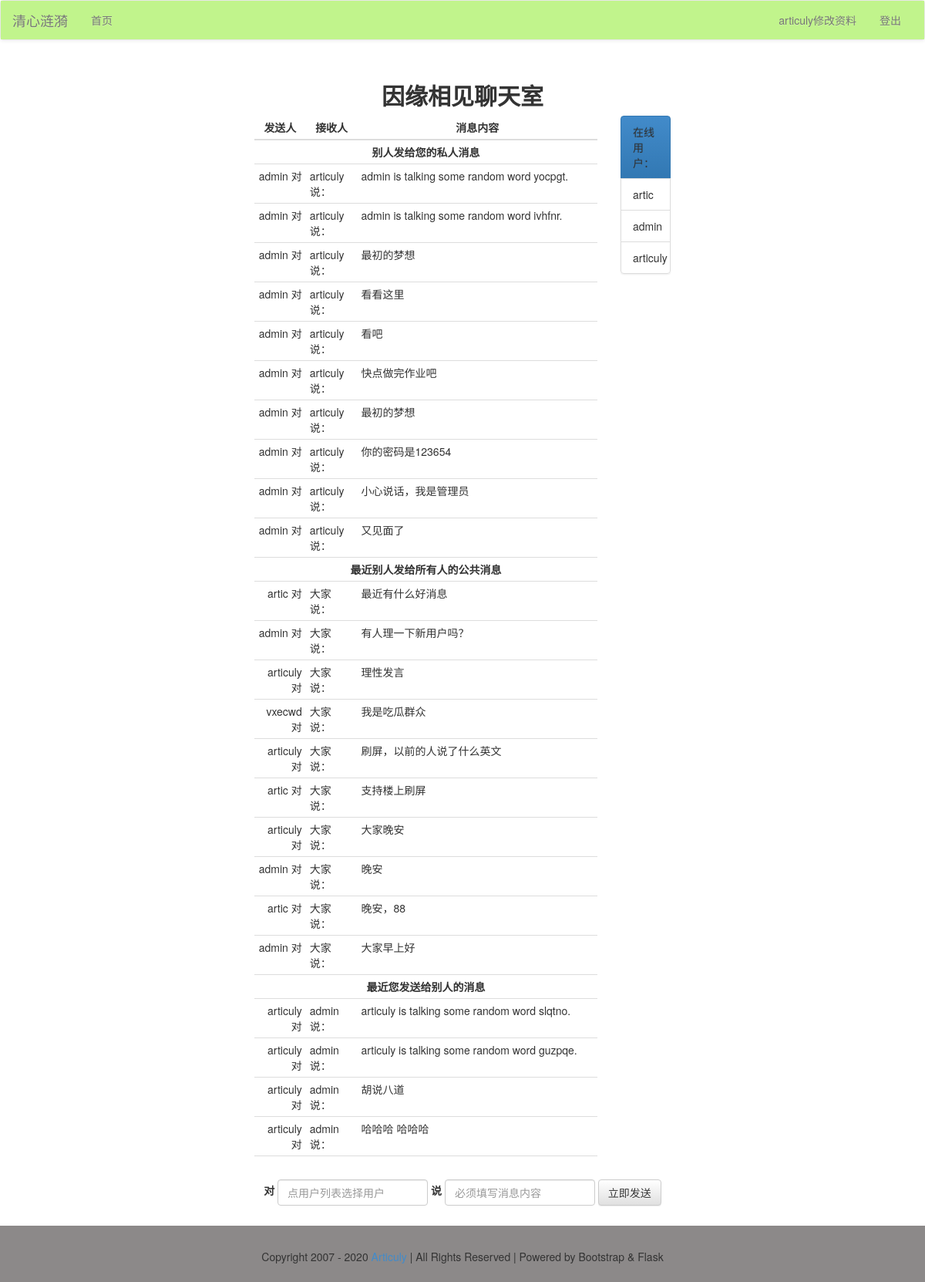
Page /chat/chatroom (signed in) on the committed database.
### models.py (models this page shows)
class Message(db.Model):
    id = db.Column(db.Integer, primary_key=True, autoincrement=True)
    send_time = db.Column(db.DateTime, default=datetime.now)
    content = db.Column(db.String, nullable=True)
    from_user = db.Column(db.String, db.ForeignKey('user.username'))
    to_user = db.Column(db.String)

### views/chatroom.py (the view, shortened to what this page needs)
@chat_app.route('/chatroom', methods=['get', 'post'])
@login_required
def chatroom():
    session['userList'] = app.userList
    if session['user'] not in app.userList:  # 确保session['userList']没有将当前漏用户
        session['userList'].append(session['user'])
    print(session['user'], '→在线用户', session['userList'])
    if request.method == 'GET':  # 当用户刷新页面取得最新的三类消息列表
        receive_messages = db.session.query(Message).filter(Message.to_user == session['user']).order_by(
            Message.send_time.desc()).all()
        receive_messages.reverse()  # 让最新消息显示在下方
        receive_messages = receive_messages[-20:]  # 截取最新20条消息
        public_messages = db.session.query(Message).filter(
            (Message.to_user == None) | (Message.to_user == "")).order_by(Message.send_time.desc()).all()
        public_messages.reverse()
        public_messages = public_messages[-10:]
        recent_messages = db.session.query(Message).filter(Message.from_user == session['user'],
                                                    Message.to_user != "").order_by(Message.send_time.desc()).all()
        recent_messages.reverse()
        recent_messages = recent_messages[-20:]
        return render_template('chat/chatroom.html', receive_messages=receive_messages, public_messages=public_messages,
                               recent_messages=recent_messages)

### app.py (called while the page is built)
@app.context_processor
def account():
    username = session.get('user')
    return {'username': username, 'userList': userList}

### libs.py (called while the page is built)
def login_required(func):
    @wraps(func)
    def decorator_nest(*args, **kwargs):
        if not 'user' in session:
            return redirect(url_for('login'))
        else:
            print(func)
            return func(*args, **kwargs)
    return decorator_nest

### templates/chat/chatroom.html (shortened to what this page needs)
{% extends'base.html' %}
{% block content %}
    <div class="container-fluid">
        <div class="row">
            <div class="main col-lg-6 col-lg-offset-3 col-md-8 col-md-offset-2 col-sm-10 col-sm-offset-1 col-xs-12">
                <h2 class="text-center"><b>因缘相见聊天室</b></h2>
                <div class="col-xs-10" id="message-table">
                    <table class="table table-hover table-condensed">
                        <thead>
                        <tr>
                            <th class="text-center" style="width: 15%">
                                发送人
                            </th>
                            <th class="text-center" style="width: 15%">
                                接收人
                            </th>
                            <th class="text-center" style="width: 70%">
                                消息内容
                            </th>
                        </tr>
                        </thead>
                        <tbody>
                        {% if receive_messages %}
                            <tr id="private">
                                <td colspan="3" class="text-center"><b>别人发给您的私人消息</b></td>
                            </tr>
                            {% for message in receive_messages %}
                                <tr>
                                    <td class="text-right">{{ message.from_user }} 对</td>
                                    <td class="text-left">{{ message.to_user }} 说：</td>
                                    <td>{{ message.content }}</td>
                                </tr>
                            {% endfor %}
                        {% endif %}
                        <tr id="public">
                            <td colspan="3" class="text-center"><b>最近别人发给所有人的公共消息</b></td>
                        </tr>
                        {% for message in public_messages %}
                            <tr>
                                <td class="text-right">{{ message.from_user }} 对</td>
                                <td class="text-left">大家 说：</td>
                                <td>{{ message.content }}</td>
                            </tr>
                        {% endfor %}
                        <tr id="recent">
                            <td colspan="3" class="text-center"><b>最近您发送给别人的消息</b></td>
                        </tr>
                        {% for message in recent_messages %}
                            <tr>
                                <td class="text-right">{{ message.from_user }} 对</td>
                                <td class="text-left">{{ message.to_user }} 说：</td>
                                <td>{{ message.content }}</td>
                            </tr>
                        {% endfor %}
                        <tr id="before_table_end">
                        <tr>
                            <td class="text-right"></td>
                            <td class="text-left"></td>
                            <td></td>
                        </tr>
                        </tbody>
                    </table>
                </div>
                <div class="col-xs-2" id="user-list">
                    <ul class="list-group">
                        <li class="list-group-item list-group-item-action active">在线用户：</li>
                        {% for usr in userList %}
                            <li id="user_{{ usr }}"
                                class="list-group-item list-group-item-action">{{ usr }}</li>
                        {% endfor %}
                    </ul>
                </div>
                <div class="row">
                    <div class="col-xs-12" id="sender">
                        <form class="form-inline text-center">
                            <div class="form-group">
                                <label for="to_user">对</label>
                                <input type="text" class="form-control" id="to_user" placeholder="点用户列表选择用户">
                            </div>
                            <div class="form-group">
                                <label for="content">说</label>
                                <input type="text" class="form-control" id="content"
                                       placeholder="必须填写消息内容">
                            </div>
                            <button type="button" class="btn btn-default" id="send_btn">立即发送</button>
                        </form>
                    </div>
                </div>
            </div>
        </div>
    </div>
{% endblock %}

### rows in the picture
Message: from_user "admin", to_user "articuly", content "admin is talking some random word yocpgt."
Message: from_user "admin", to_user "articuly", content "admin is talking some random word ivhfnr."
Message: from_user "admin", to_user "articuly", content "最初的梦想"
Message: from_user "admin", to_user "articuly", content "看看这里"
Message: from_user "admin", to_user "articuly", content "看吧"
Message: from_user "admin", to_user "articuly", content "快点做完作业吧"
Message: from_user "admin", to_user "articuly", content "最初的梦想"
Message: from_user "admin", to_user "articuly", content "你的密码是123654"
Message: from_user "admin", to_user "articuly", content "小心说话，我是管理员"
Message: from_user "admin", to_user "articuly", content "又见面了"
Message: from_user "artic", content "最近有什么好消息"
Message: from_user "admin", content "有人理一下新用户吗？"
Message: from_user "articuly", content "理性发言"
Message: from_user "vxecwd", content "我是吃瓜群众"
Message: from_user "articuly", content "刷屏，以前的人说了什么英文"
Message: from_user "artic", content "支持楼上刷屏"
Message: from_user "articuly", content "大家晚安"
Message: from_user "admin", content "晚安"
Message: from_user "artic", content "晚安，88"
Message: from_user "admin", content "大家早上好"
Message: from_user "articuly", to_user "admin", content "articuly is talking some random word slqtno."
Message: from_user "articuly", to_user "admin", content "articuly is talking some random word guzpqe."
Message: from_user "articuly", to_user "admin", content "胡说八道"
Message: from_user "articuly", to_user "admin", content "哈哈哈 哈哈哈"

### other values in the picture
{{ username }} "articuly"
{{ usr }} "artic" "admin" "articuly"
